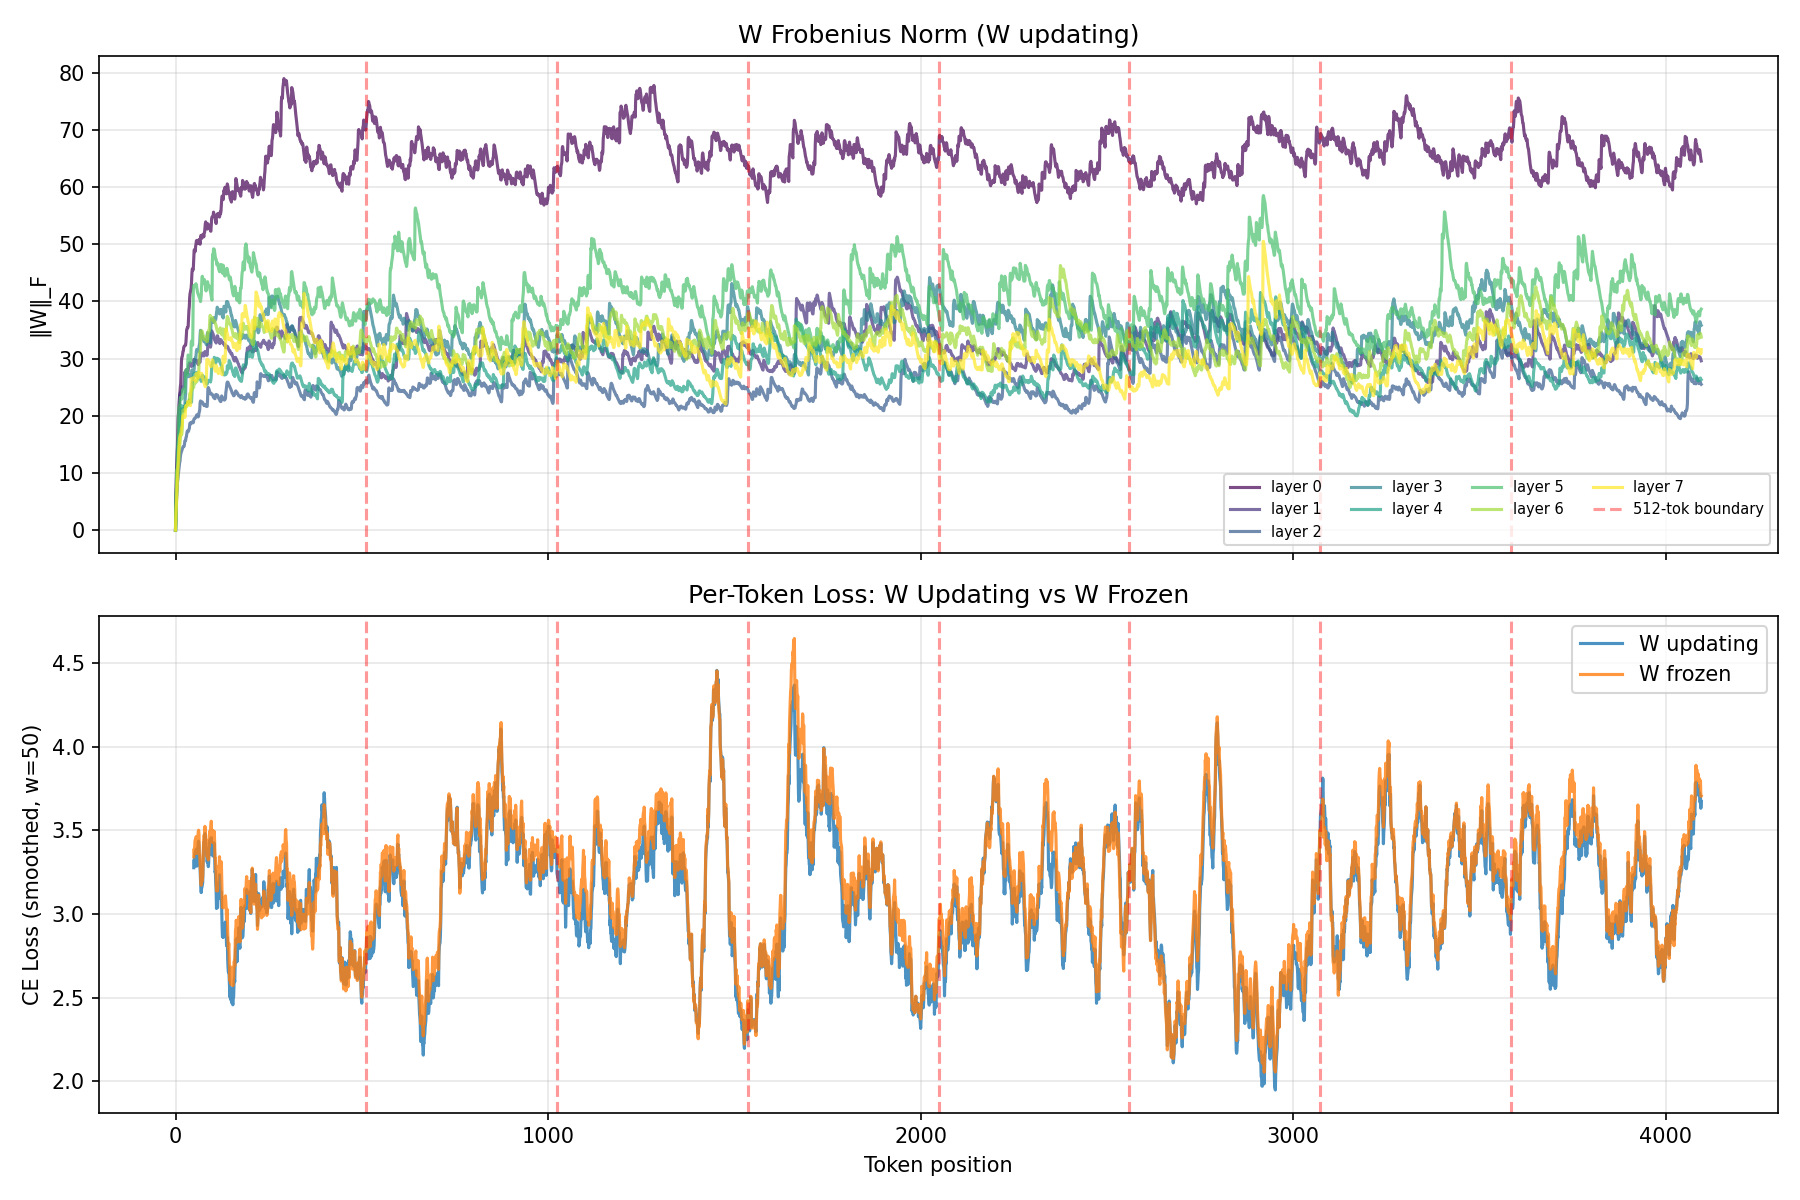

Reproduce this figure in Python.
"""Inspect Hebbian memory parameters and track W behavior during inference."""

import math

import matplotlib
matplotlib.use("Agg")
import matplotlib.pyplot as plt
import numpy as np
import torch
import torch.nn.functional as F

from data import load_dataset
from model import HebbianMamba


def load_model(path, device):
    ckpt = torch.load(path, map_location=device, weights_only=False)
    model = HebbianMamba(ckpt["config"]).to(device)
    model.load_state_dict(ckpt["model"])
    model.eval()
    return model


def detach(x):
    if isinstance(x, torch.Tensor):
        return x.detach()
    if isinstance(x, dict):
        return {k: detach(v) for k, v in x.items()}
    if isinstance(x, (list, tuple)):
        return type(x)(detach(v) for v in x)
    return x


def print_param_table(model):
    print("\n=== Hebbian Memory Parameters ===")
    print(f"{'Layer':>5}  {'σ(decay)':>9}  {'‖proj_w‖':>9}  {'‖proj_r‖':>9}")
    print("-" * 39)
    for i, layer in enumerate(model.layers):
        if not layer.use_memory:
            print(f"{i:>5}  (no memory)")
            continue
        gamma = torch.sigmoid(layer.decay).item()
        pw = layer.proj_write.weight.data.norm().item()
        pr = layer.proj_read.weight.data.norm().item()
        print(f"{i:>5}  {gamma:>9.6f}  {pw:>9.4f}  {pr:>9.4f}")
    print(f"\nFixed α = 0.03")


@torch.no_grad()
def run_inference(model, tokens, device):
    """Two passes: W updating (normal) vs W frozen (zero throughout).
    For no-memory models, only runs one pass (both are identical)."""
    N = len(tokens) - 1
    L = len(model.layers)
    has_memory = any(layer.use_memory for layer in model.layers)

    w_norms = np.zeros((L, N))
    loss_upd = np.zeros(N)

    # Pass 1: normal — W accumulates across tokens
    states = None
    for t in range(N):
        tok = torch.tensor([tokens[t]], device=device)
        tgt = torch.tensor([tokens[t + 1]], device=device)
        logits, states = model.step(tok, states=states)
        states = [detach(s) for s in states]
        loss_upd[t] = F.cross_entropy(logits, tgt).item()
        if has_memory:
            for i in range(L):
                mem = states[i]["memory"]
                w_norms[i, t] = mem.norm().item() if mem is not None else 0.0

    if not has_memory:
        return w_norms, loss_upd, loss_upd  # no W means both passes identical

    # Pass 2: frozen — W restored to pre-step value each token
    loss_frz = np.zeros(N)
    states = None
    for t in range(N):
        tok = torch.tensor([tokens[t]], device=device)
        tgt = torch.tensor([tokens[t + 1]], device=device)
        if states is not None:
            saved_W = [s["memory"].clone() for s in states]
        logits, states = model.step(tok, states=states)
        states = [detach(s) for s in states]
        loss_frz[t] = F.cross_entropy(logits, tgt).item()
        if t > 0:
            for i in range(L):
                states[i]["memory"] = saved_W[i]

    return w_norms, loss_upd, loss_frz


def plot_results(w_norms, loss_upd, loss_frz, path):
    L, N = w_norms.shape
    fig, (ax1, ax2) = plt.subplots(2, 1, figsize=(12, 8), sharex=True)
    boundaries = [b for b in range(512, N, 512)]

    # W norms per layer
    colors = plt.cm.viridis(np.linspace(0, 1, L))
    for i in range(L):
        ax1.plot(w_norms[i], color=colors[i], alpha=0.7, label=f"layer {i}")
    for b in boundaries:
        ax1.axvline(b, color="red", ls="--", alpha=0.4,
                     label="512-tok boundary" if b == boundaries[0] else None)
    ax1.set(ylabel="‖W‖_F", title="W Frobenius Norm (W updating)")
    ax1.legend(fontsize=7, ncol=4)
    ax1.grid(True, alpha=0.3)

    # Smoothed loss comparison
    win = 50
    if N >= win:
        kernel = np.ones(win) / win
        x = np.arange(win - 1, N)
        ax2.plot(x, np.convolve(loss_upd, kernel, mode="valid"), label="W updating", alpha=0.8)
        ax2.plot(x, np.convolve(loss_frz, kernel, mode="valid"), label="W frozen", alpha=0.8)
    else:
        ax2.plot(loss_upd, label="W updating", alpha=0.8)
        ax2.plot(loss_frz, label="W frozen", alpha=0.8)
    for b in boundaries:
        ax2.axvline(b, color="red", ls="--", alpha=0.4)
    ax2.set(xlabel="Token position", ylabel=f"CE Loss (smoothed, w={win})",
            title="Per-Token Loss: W Updating vs W Frozen")
    ax2.legend()
    ax2.grid(True, alpha=0.3)

    fig.tight_layout()
    fig.savefig(path, dpi=150)
    plt.close(fig)
    print(f"Saved {path}")


def main():
    import argparse
    p = argparse.ArgumentParser()
    p.add_argument("--tokens", type=int, default=4096)
    p.add_argument("--windows", type=int, default=4)
    p.add_argument("--model", type=str, default="model_mem1_reset1.pt")
    p.add_argument("--segment", type=int, default=512)
    args = p.parse_args()

    device = "mps" if torch.backends.mps.is_available() else "cuda" if torch.cuda.is_available() else "cpu"
    print(f"Device: {device}")

    model = load_model(args.model, device)
    ds = load_dataset()

    print_param_table(model)

    N = args.tokens
    n_windows = args.windows
    seg = args.segment
    n_segs = (N + seg - 1) // seg

    # Pick random non-overlapping windows from val
    rng = np.random.default_rng(42)
    max_start = len(ds["val"]) - N - 1
    starts = sorted(rng.choice(max_start, size=n_windows, replace=False))

    # Collect per-segment deltas across windows
    all_seg_upd = np.zeros((n_windows, n_segs))
    all_seg_frz = np.zeros((n_windows, n_segs))
    last_w_norms, last_loss_upd, last_loss_frz = None, None, None

    for w_i, start in enumerate(starts):
        tokens = ds["val"][start : start + N + 1].tolist()
        print(f"\nWindow {w_i+1}/{n_windows}: val[{start}:{start+N}]")

        w_norms, loss_upd, loss_frz = run_inference(model, tokens, device)
        last_w_norms, last_loss_upd, last_loss_frz = w_norms, loss_upd, loss_frz

        for si, s in enumerate(range(0, N, seg)):
            e = min(s + seg, N)
            all_seg_upd[w_i, si] = loss_upd[s:e].mean()
            all_seg_frz[w_i, si] = loss_frz[s:e].mean()

        avg_upd, avg_frz = loss_upd.mean(), loss_frz.mean()
        print(f"  Avg loss: upd={avg_upd:.4f} frz={avg_frz:.4f} delta={avg_frz-avg_upd:+.4f}")

    # Aggregate across windows
    deltas = all_seg_frz - all_seg_upd
    mean_upd = all_seg_upd.mean(axis=0)
    mean_frz = all_seg_frz.mean(axis=0)
    mean_delta = deltas.mean(axis=0)
    stderr_delta = deltas.std(axis=0) / math.sqrt(n_windows)

    print(f"\n=== Aggregated over {n_windows} windows ===")
    print(f"Overall: upd={all_seg_upd.mean():.4f} frz={all_seg_frz.mean():.4f} delta={deltas.mean():+.4f} ± {deltas.std()/math.sqrt(n_windows*n_segs):.4f}")
    print(f"\n{'Segment':>12}  {'Loss(upd)':>10}  {'Loss(frz)':>10}  {'Delta':>10}  {'±stderr':>8}")
    print("-" * 56)
    for si, s in enumerate(range(0, N, seg)):
        e = min(s + seg, N)
        print(f"{s:>5}-{e:<5}  {mean_upd[si]:>10.4f}  {mean_frz[si]:>10.4f}  {mean_delta[si]:>+10.4f}  {stderr_delta[si]:>8.4f}")

    plot_results(last_w_norms, last_loss_upd, last_loss_frz, "eval_memory.png")


if __name__ == "__main__":
    main()
